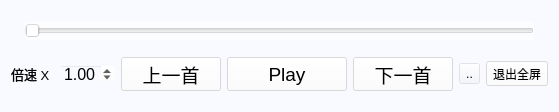
<?xml version="1.0" encoding="UTF-8"?>
<ui version="4.0">
 <class>VideoDock</class>
 <widget class="QWidget" name="VideoDock">
  <property name="geometry">
   <rect>
    <x>0</x>
    <y>0</y>
    <width>535</width>
    <height>112</height>
   </rect>
  </property>
  <property name="sizePolicy">
   <sizepolicy hsizetype="Preferred" vsizetype="Preferred">
    <horstretch>0</horstretch>
    <verstretch>0</verstretch>
   </sizepolicy>
  </property>
  <property name="minimumSize">
   <size>
    <width>0</width>
    <height>44</height>
   </size>
  </property>
  <property name="windowTitle">
   <string>Dock</string>
  </property>
  <property name="styleSheet">
   <string notr="true">background:rgba(242, 244, 255, 80)</string>
  </property>
  <layout class="QVBoxLayout" name="verticalLayout">
   <item>
    <layout class="QHBoxLayout" name="horizontalLayout_2">
     <item>
      <widget class="QLabel" name="played_time">
       <property name="minimumSize">
        <size>
         <width>0</width>
         <height>20</height>
        </size>
       </property>
       <property name="maximumSize">
        <size>
         <width>16777215</width>
         <height>20</height>
        </size>
       </property>
       <property name="font">
        <font>
         <pointsize>10</pointsize>
        </font>
       </property>
       <property name="styleSheet">
        <string notr="true">background:rgba(255, 255, 255, 0)</string>
       </property>
       <property name="text">
        <string/>
       </property>
      </widget>
     </item>
     <item>
      <widget class="QSlider" name="slider">
       <property name="minimumSize">
        <size>
         <width>0</width>
         <height>18</height>
        </size>
       </property>
       <property name="maximumSize">
        <size>
         <width>16777215</width>
         <height>18</height>
        </size>
       </property>
       <property name="styleSheet">
        <string notr="true">background:rgba(255, 255, 255, 128)</string>
       </property>
       <property name="orientation">
        <enum>Qt::Horizontal</enum>
       </property>
      </widget>
     </item>
     <item>
      <widget class="QLabel" name="total_time">
       <property name="minimumSize">
        <size>
         <width>0</width>
         <height>20</height>
        </size>
       </property>
       <property name="maximumSize">
        <size>
         <width>16777215</width>
         <height>20</height>
        </size>
       </property>
       <property name="font">
        <font>
         <pointsize>10</pointsize>
        </font>
       </property>
       <property name="styleSheet">
        <string notr="true">background:rgba(255, 255, 255, 0)</string>
       </property>
       <property name="text">
        <string/>
       </property>
      </widget>
     </item>
    </layout>
   </item>
   <item>
    <layout class="QHBoxLayout" name="horizontalLayout">
     <item>
      <widget class="QLabel" name="label">
       <property name="minimumSize">
        <size>
         <width>0</width>
         <height>20</height>
        </size>
       </property>
       <property name="maximumSize">
        <size>
         <width>16777215</width>
         <height>20</height>
        </size>
       </property>
       <property name="font">
        <font>
         <pointsize>10</pointsize>
        </font>
       </property>
       <property name="styleSheet">
        <string notr="true">background:rgba(255, 255, 255, 0)</string>
       </property>
       <property name="text">
        <string>倍速 X </string>
       </property>
       <property name="alignment">
        <set>Qt::AlignRight|Qt::AlignTrailing|Qt::AlignVCenter</set>
       </property>
      </widget>
     </item>
     <item>
      <widget class="QDoubleSpinBox" name="rate">
       <property name="minimumSize">
        <size>
         <width>0</width>
         <height>20</height>
        </size>
       </property>
       <property name="maximumSize">
        <size>
         <width>56</width>
         <height>20</height>
        </size>
       </property>
       <property name="font">
        <font>
         <pointsize>12</pointsize>
        </font>
       </property>
       <property name="styleSheet">
        <string notr="true">background:rgba(255, 255, 255, 0)</string>
       </property>
       <property name="maximum">
        <double>10.000000000000000</double>
       </property>
       <property name="singleStep">
        <double>0.250000000000000</double>
       </property>
       <property name="value">
        <double>1.000000000000000</double>
       </property>
      </widget>
     </item>
     <item>
      <widget class="QPushButton" name="last_button">
       <property name="sizePolicy">
        <sizepolicy hsizetype="Preferred" vsizetype="Fixed">
         <horstretch>0</horstretch>
         <verstretch>0</verstretch>
        </sizepolicy>
       </property>
       <property name="minimumSize">
        <size>
         <width>100</width>
         <height>34</height>
        </size>
       </property>
       <property name="maximumSize">
        <size>
         <width>100</width>
         <height>34</height>
        </size>
       </property>
       <property name="font">
        <font>
         <pointsize>14</pointsize>
        </font>
       </property>
       <property name="styleSheet">
        <string notr="true">background:rgba(255, 255, 255, 128)</string>
       </property>
       <property name="text">
        <string>上一首</string>
       </property>
      </widget>
     </item>
     <item>
      <widget class="QPushButton" name="play_button">
       <property name="sizePolicy">
        <sizepolicy hsizetype="Preferred" vsizetype="Fixed">
         <horstretch>0</horstretch>
         <verstretch>0</verstretch>
        </sizepolicy>
       </property>
       <property name="minimumSize">
        <size>
         <width>120</width>
         <height>34</height>
        </size>
       </property>
       <property name="maximumSize">
        <size>
         <width>120</width>
         <height>34</height>
        </size>
       </property>
       <property name="font">
        <font>
         <pointsize>14</pointsize>
        </font>
       </property>
       <property name="styleSheet">
        <string notr="true">background:rgba(255, 255, 255, 128)</string>
       </property>
       <property name="text">
        <string>Play</string>
       </property>
      </widget>
     </item>
     <item>
      <widget class="QPushButton" name="next_button">
       <property name="sizePolicy">
        <sizepolicy hsizetype="Minimum" vsizetype="Fixed">
         <horstretch>0</horstretch>
         <verstretch>0</verstretch>
        </sizepolicy>
       </property>
       <property name="minimumSize">
        <size>
         <width>100</width>
         <height>34</height>
        </size>
       </property>
       <property name="maximumSize">
        <size>
         <width>100</width>
         <height>34</height>
        </size>
       </property>
       <property name="font">
        <font>
         <pointsize>14</pointsize>
        </font>
       </property>
       <property name="styleSheet">
        <string notr="true">background:rgba(255, 255, 255, 128)</string>
       </property>
       <property name="text">
        <string>下一首</string>
       </property>
      </widget>
     </item>
     <item>
      <widget class="QToolButton" name="toolButton">
       <property name="text">
        <string>..</string>
       </property>
      </widget>
     </item>
     <item>
      <widget class="QToolButton" name="full_screen_button">
       <property name="styleSheet">
        <string notr="true">background:rgba(255, 255, 255, 128)</string>
       </property>
       <property name="text">
        <string>退出全屏</string>
       </property>
      </widget>
     </item>
    </layout>
   </item>
  </layout>
 </widget>
 <resources/>
 <connections/>
</ui>
